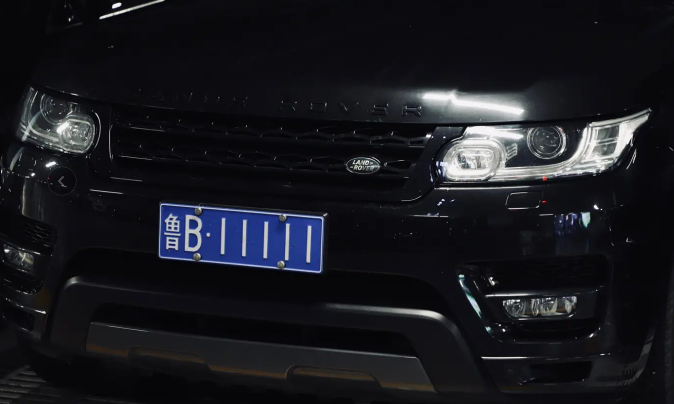
#> input picture image_chi/sample4.jpg, 1348 x 808 px, given in place of sample4.png, which was not available (shown at 1/2 size)
$ python LPR_chi.py
#> lines starting #> are read from the running program, lines starting #| are printed output that depends on the picture; after the words box and inside, x2 and y2 are one past the last pixel; in counts of white or black regions, pixels touching at a corner belong together; pictures that were not available may be replaced by others from this repository, and a replacement may not be noted
import cv2
import numpy as np
import pytesseract
import imutils
import timeit

from matplotlib import pyplot as plt

pytesseract.pytesseract.tesseract_cmd = r'D:\tesseract\tesseract.exe'
start = timeit.timeit()


def Image_feature_enhancement(img, debug=False):
    # Pre-processing
    gray = cv2.cvtColor(img, cv2.COLOR_BGR2GRAY)
    filtered = cv2.bilateralFilter(gray, 5, 75, 75)
    clahe = cv2.createCLAHE(clipLimit=2.0, tileGridSize=(8, 8))
    histogram_e = clahe.apply(filtered)

    kernel = cv2.getStructuringElement(cv2.MORPH_RECT, (5, 5))
    morphology = cv2.morphologyEx(histogram_e, cv2.MORPH_OPEN, kernel,
                                  iterations=15)
    gcikarilmisresim = cv2.subtract(histogram_e, morphology)


    edged = cv2.Canny(gcikarilmisresim, 40, 200)
    kernel = np.ones((3, 3), np.uint8)
    edged = cv2.dilate(edged, kernel, iterations=1)
    if debug:
        cv2.imshow("Original License Plate", img)
        cv2.imwrite("Original_image.jpg", img)
        cv2.imshow("Gray License Plate", gray)
        cv2.imwrite("Gray-scale.jpg", gray)
        cv2.imshow("Filtered License Plate", filtered)
        cv2.imwrite("Filtered.jpg", filtered)
        cv2.imshow("histogram eşikleme", histogram_e)
        cv2.imwrite("Histogram_Esikleme.jpg", histogram_e)
        cv2.imshow("Morphology", morphology)
        cv2.imwrite("Morphology.jpg", morphology)
        cv2.imshow("goruntuden cikarilmis resim", gcikarilmisresim)
        cv2.imwrite("Cikarilmisresim.jpg", gcikarilmisresim)
        cv2.imshow("Egded License Plate", edged)
        cv2.imwrite("Edges.jpg", edged)
    return edged


def License_plate_area(edged, debug=False):
    contours = cv2.findContours(edged, cv2.RETR_EXTERNAL, cv2.CHAIN_APPROX_SIMPLE)
    cnts = imutils.grab_contours(contours)
    cnts = sorted(cnts, key=cv2.contourArea, reverse=True)[:100]
    screen = None

    if debug:
        i_c = np.copy(img)
        cv2.drawContours(i_c, contours[0], -1, (0, 0, 255), 2)
        plt.imshow(i_c[:, :, ::-1])
        plt.show()
        i_c = np.copy(img)
        cv2.drawContours(i_c, cnts, -1, (0, 0, 255), 2)
        plt.imshow(i_c[:, :, ::-1])
        plt.show()

    l = []
    for c in cnts:
        epsilon = 0.018 * cv2.arcLength(c, True)
        approx = cv2.approxPolyDP(c, epsilon, True)
        #print("-----------------------")
        #print(len(approx))
        if len(approx) == 4 :#and abs(approx[3][0][1] - approx[0][0][1])>50 and abs(approx[0][0][0] - approx[1][0][0])>100:                                                            # It is a rectangle if it has 4 corners
            l.append(approx)
            screen = approx
            break
    if screen is None:
        print("未检测到矩形车牌区域")
        exit()
    if debug:
        cv2.drawContours(img, l, -1, (0, 0, 255), 2)
        plt.imshow(img[:, :, ::-1])
        plt.show()
    return screen


def Character_segmentation(gray,mask,screen,debug=False):
    #plt.imshow(mask)
    #plt.show()

    (x, y) = np.where(mask == 255)
    (topx, topy) = (np.min(x), np.min(y))
    (bottomx, bottomy) = (np.max(x), np.max(y))
    cropped1 = gray[topx:bottomx + 1, topy:bottomy + 1]
    cropped = Affine_transformation(gray,screen)

    if debug:
        print(img.shape)
        #print(topx, bottomx, topy, bottomy)
        #plt.imshow(cropped1)
        #plt.show()
        cv2.imshow("Character_segmentation", cropped)
        cv2.imwrite("Character_segmentation.jpg", cropped)
    return cropped

    #pts_src = np.array([pts[0][0], pts[1][0], pts[2][0], pts[3][0]])
def order_points(pts):
    rect = np.zeros((4, 2), dtype="float32")
    s = pts.sum(axis=1)
    rect[0] = pts[np.argmin(s)]
    rect[2] = pts[np.argmax(s)]
    diff = np.diff(pts, axis=1)
    rect[1] = pts[np.argmin(diff)]
    rect[3] = pts[np.argmax(diff)]
    return rect
def Affine_transformation(img, pts):
    pts_src = order_points(np.squeeze(pts))

    pts_dst = np.array([[0, 0], [600-1, 0], [600-1, 100-1], [0, 100-1]])

    matrix = cv2.getPerspectiveTransform(pts_src.astype(np.float32), pts_dst.astype(np.float32))
    result = cv2.warpPerspective(img, matrix, (600, 100))
    #result  = cv2.rotate(result , cv2.ROTATE_90_CLOCKWISE)
    #result = cv2.flip(result, 1)
    return result

def ROI_reseach(gray,edged, debug=False):
    screen = License_plate_area(edged, debug)
    mask = np.zeros(gray.shape, np.uint8)
    new_img = cv2.drawContours(mask, [screen], 0, (255, 255, 255),  -1)
    new_img = cv2.bitwise_and(img, img, mask=mask)
    cropped = Character_segmentation(gray,mask,screen,debug=False)
    if debug:
        cv2.imshow("Mask License Plate", mask)
        cv2.imwrite("mask.jpg", mask)
        cv2.imshow("New License Plate", new_img)
        cv2.imwrite("New_image.jpg", new_img)
        cv2.imshow("Cropped License Plate", cropped)
        cv2.imwrite("Cropped.jpg", cropped)
    return cropped

def Character_enhancement(cropped,debug=False):
    ret, binary = cv2.threshold(cropped, 110, 255, cv2.THRESH_BINARY)
    binary = cv2.resize(binary, (600, 100))
    kernel = np.ones((3, 3), np.uint8)
    binaryerosion = cv2.erode(binary, kernel, iterations=1)
    binarydilation = cv2.dilate(binaryerosion, kernel, iterations=2)
    binarydilation = cv2.bitwise_not(binarydilation)
    binarydilation = binarydilation[5:95,10:590]
    binarydilation = cv2.dilate(binarydilation, kernel, iterations=3)
    if debug:

        cv2.imshow("cropped", cropped)
        cv2.imwrite("cropped.jpg", cropped)
        cv2.imshow("Binary", binary)
        cv2.imwrite("Binary.jpg", binary)
        cv2.imshow("binaryerosion", binaryerosion)
        cv2.imwrite("Binaryerosion.jpg", binaryerosion)
        cv2.imshow("binarydilation", binarydilation[5:95,10:595])
        cv2.imwrite("Binarydilation.jpg", binarydilation[5:95,10:580])
    return binarydilation

def OCR(binarydilation,debug=False):

    top, bottom, left, right = 30, 30, 30, 30
    binarydilation1 = cv2.copyMakeBorder(binarydilation, top, bottom, left, right, cv2.BORDER_CONSTANT, value=255)
    if debug:
        plt.figure(figsize=(10, 5))
        plt.subplot(1, 2, 1)
        a = cv2.copyMakeBorder(binarydilation, 5, 5,5, 5, cv2.BORDER_CONSTANT, value=0)
        plt.imshow(a,cmap='gray')
        plt.title('binary')
        plt.axis('off')
        plt.subplot(1, 2, 2)
        b = cv2.copyMakeBorder(binarydilation1, 5, 5, 5, 5, cv2.BORDER_CONSTANT, value=0)

        plt.imshow(b,cmap='gray')
        plt.title('binary++')
        plt.axis('off')
        plt.savefig('Contours.png', bbox_inches='tight')
        plt.show()
    custom_config = r' -c tessedit_char_whitelist=ABCDEFGHIJKLMNOPQRSTUVWXYZ-0123456789 --psm 11'
    LP = pytesseract.image_to_string(binarydilation1, config=custom_config)
    print("Detecting License Plate:", LP[:-2])
    end = timeit.timeit()
    print("Operation time : ", end - start)
    cv2.waitKey(0)
    cv2.destroyAllWindows()

def Plate_Recognition(img):
    gray = cv2.cvtColor(img, cv2.COLOR_BGR2GRAY)
    edged = Image_feature_enhancement(img,debug=False) # 增强图像特征，最终得到合适的边缘特征
    cropped = ROI_reseach(gray,edged,debug=True)  # 根据边缘特征，获得轮廓特征，寻找到矩形车牌位置
    binarydilation = Character_enhancement(cropped,debug=True)   # 将ROI进行增强，更容易识别
    OCR(binarydilation,debug=False) #获得车牌

if __name__ == '__main__':
    # todo: 国内车牌检测，国内车牌蓝底白字，特征提取不明显，因此做了额外的增强
    img = cv2.imread("image_chi/sample4.png")
#> img is the input picture: shape (808, 1348, 3); mean B, G, R 30.8, 25.3, 24.7
    Plate_Recognition(img)
#> in Image_feature_enhancement, `edged = cv2.Canny(gcikarilmisresim, 40, 200)`: edged: shape (808, 1348); 2.9% white in thin lines or dots
#> in Image_feature_enhancement, `edged = cv2.dilate(edged, kernel, iterations=1)`:
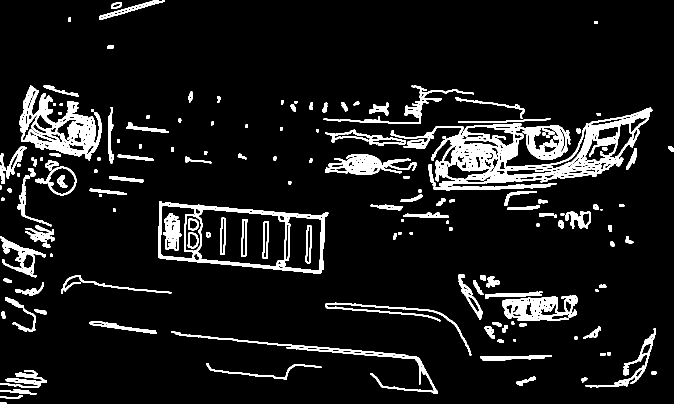
#> edged: shape (808, 1348) (shown at 1/2 size); 8.9% white; 163 white regions (1 under 20 px)
#> in License_plate_area, `contours = cv2.findContours(edged, cv2.RETR_EXTERNAL, cv2.CHAIN_APPROX..`: contours = 147 contours, 4 with area under 20; largest, box (x1, y1, x2, y2) and area: (316, 402, 657, 547) 37540, (781, 215, 1305, 372) 37340, (38, 171, 203, 321) 12566, (1005, 591, 1155, 642) 5381, (650, 308, 834, 350) 3544
#> in License_plate_area, `cnts = imutils.grab_contours(contours)`: cnts has the same summary as contours
#> in License_plate_area, `cnts = sorted(cnts, key=cv2.contourArea, reverse=True)[:100]`: cnts = 100 contours; largest, box (x1, y1, x2, y2) and area: (316, 402, 657, 547) 37540, (781, 215, 1305, 372) 37340, (38, 171, 203, 321) 12566, (1005, 591, 1155, 642) 5381, (650, 308, 834, 350) 3544
#> in License_plate_area, `cv2.drawContours(i_c, cnts, -1, (0, 0, 255), 2)`:
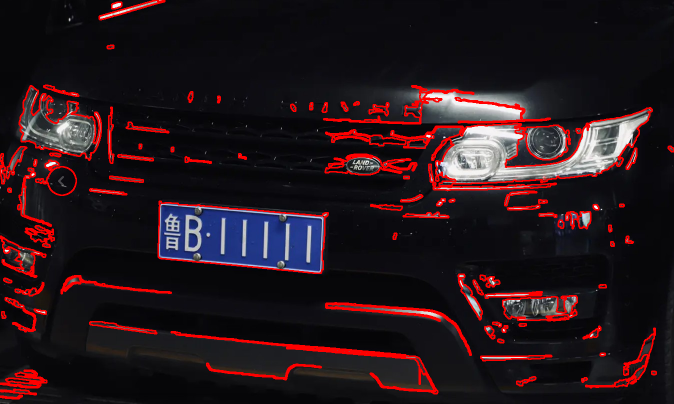
#> i_c: shape (808, 1348, 3) (shown at 1/2 size); mean B, G, R 28.1, 22.9, 38.8
#> the loop in License_plate_area, `for c in cnts:` made 1 pass
#> (epsilon, screen) on pass 1: (17.04, [[318, 402], [319, 516], [646, 539], [656, 425]])
#> after the loop in License_plate_area, `for c in cnts:`: l = [[[318, 402], [319, 516], [646, 539], [656, 425]]]
#> in License_plate_area, `cv2.drawContours(img, l, -1, (0, 0, 255), 2)`:
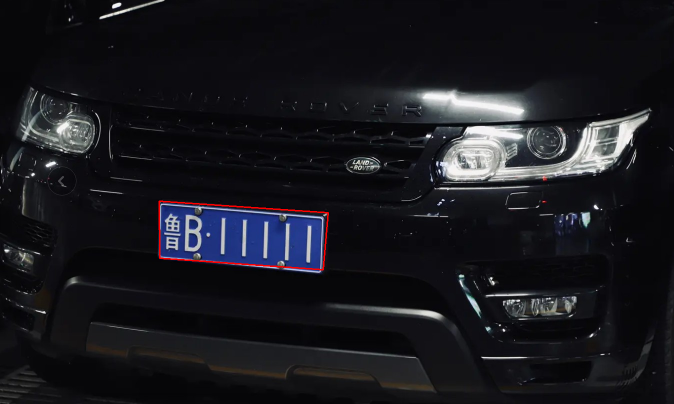
#> img: shape (808, 1348, 3) (shown at 1/2 size); 0.25% of pixels changed, all inside (x1, y1, x2, y2) = (317, 401, 658, 541)
#> in ROI_reseach, `screen = License_plate_area(edged, debug)`: screen = [[318, 402], [319, 516], [646, 539], [656, 425]]
#> in ROI_reseach, `new_img = cv2.drawContours(mask, [screen], 0, (255, 255, 255),  -1)`: new_img: shape (808, 1348); 3.5% white; 1 white region, box (x1, y1, x2, y2) and area: (318, 402, 657, 540) 38457
#> in ROI_reseach, `new_img = cv2.bitwise_and(img, img, mask=mask)`:
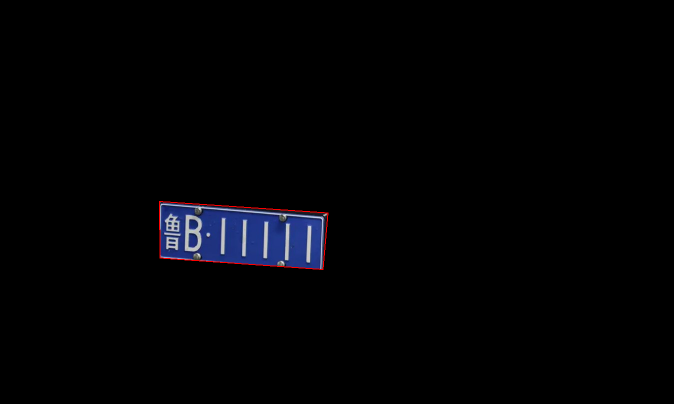
#> new_img: shape (808, 1348, 3) (shown at 1/2 size); mean B, G, R 4.6, 2.6, 2.5
#> in Character_segmentation, `(topx, topy) = (np.min(x), np.min(y))`: topx = 402; topy = 318
#> in Character_segmentation, `(bottomx, bottomy) = (np.max(x), np.max(y))`: bottomx = 539; bottomy = 656
#> in Character_segmentation, `cropped1 = gray[topx:bottomx + 1, topy:bottomy + 1]`:
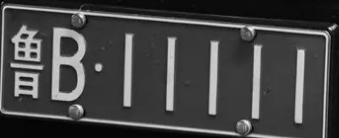
#> cropped1: shape (138, 339); min 0, max 243, mean 68.5
#> in order_points, `s = pts.sum(axis=1)`: s = [720, 835, 1185, 1081]
#> in order_points, `diff = np.diff(pts, axis=1)`: diff = [84, 197, -107, -231]
#> in Affine_transformation, `pts_src = order_points(np.squeeze(pts))`: pts_src = [[318, 402], [656, 425], [646, 539], [319, 516]]
#> in Affine_transformation, `matrix = cv2.getPerspectiveTransform(pts_src.astype(np.float32), pts_d..`: matrix = [[1.62, -0.0142, -509.6], [-0.0519, 0.763, -290.3], [3.58e-05, -0.000258, 1]]
#> in Character_enhancement, `ret, binary = cv2.threshold(cropped, 110, 255, cv2.THRESH_BINARY)`: binary: shape (100, 600); 19.6% white; 19 white regions (3 under 20 px), largest, box (x1, y1, x2, y2) and area: (0, 4, 593, 100) 2352, (93, 20, 154, 83) 2225, (20, 20, 74, 51) 930
#> in Character_enhancement, `binaryerosion = cv2.erode(binary, kernel, iterations=1)`: binaryerosion: shape (100, 600); 12.4% white; 39 white regions (18 under 20 px), largest, box (x1, y1, x2, y2) and area: (94, 21, 153, 82) 1737, (532, 25, 549, 88) 744, (378, 23, 392, 85) 718
#> in Character_enhancement, `binarydilation = cv2.dilate(binaryerosion, kernel, iterations=2)`: binarydilation: shape (100, 600); 24.8% white; 28 white regions, largest, box (x1, y1, x2, y2) and area: (92, 19, 155, 84) 2705, (19, 19, 74, 51) 1235, (492, 1, 595, 100) 1141
#> in Character_enhancement, `binarydilation = binarydilation[5:95,10:590]`: binarydilation: shape (90, 580); 74.5% white; 24 black regions (1 under 20 px), largest, box (x1, y1, x2, y2) and area: (82, 14, 145, 79) 2705, (9, 14, 64, 46) 1235, (520, 18, 541, 85) 1080
#> in Character_enhancement, `binarydilation = cv2.dilate(binarydilation, kernel, iterations=3)`:
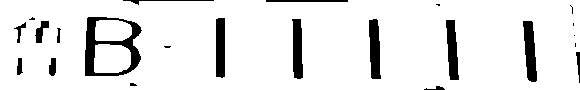
#> binarydilation: shape (90, 580); 90.6% white; 23 black regions (8 under 20 px), largest, box (x1, y1, x2, y2) and area: (85, 17, 142, 76) 1253, (523, 21, 537, 82) 588, (369, 19, 381, 79) 570
#> in OCR, `binarydilation1 = cv2.copyMakeBorder(binarydilation, top, bottom, left..`:
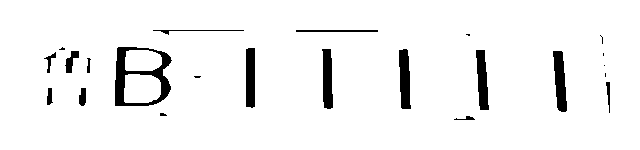
#> binarydilation1: shape (150, 640); 94.9% white; 23 black regions (8 under 20 px), largest, box (x1, y1, x2, y2) and area: (115, 47, 172, 106) 1253, (553, 51, 567, 112) 588, (399, 49, 411, 109) 570
#> (the call stopped at in OCR, `LP = pytesseract.image_to_string(binarydilation1, config=custom_config)`: pytesseract is not available in this run)
